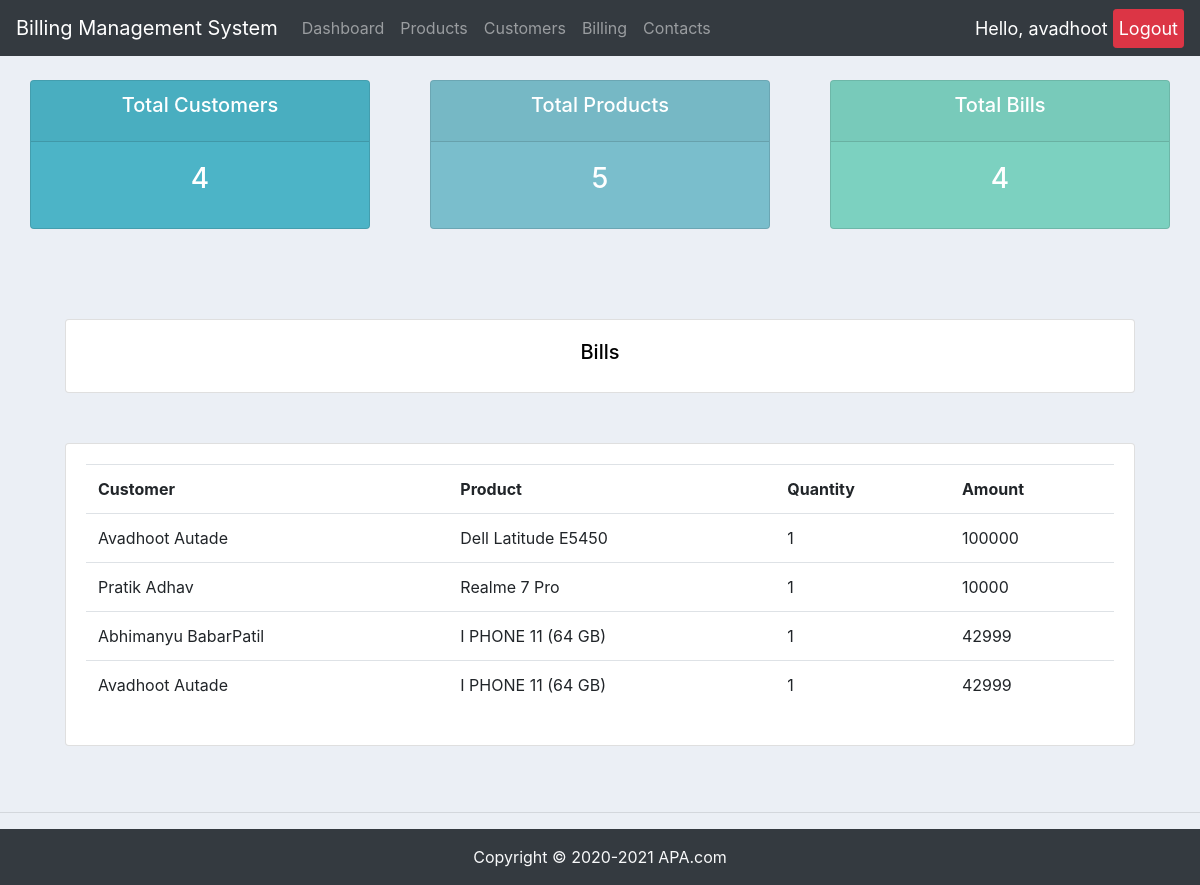
The app's page / (signed in) with its own data.
### bill/models.py (models this page shows)
class Bill(models.Model):
    product = models.ForeignKey(Product, on_delete=models.CASCADE)
    customer = models.ForeignKey(Customer, on_delete=models.CASCADE)
    Quantity = models.IntegerField(max_length=10)
    Amount = models.IntegerField(max_length=15)

class Customer(models.Model):
    first_name = models.CharField(max_length=50)
    last_name = models.CharField(
        max_length=50, blank=True, null=True)
    address = models.CharField(
        max_length=100, blank=True, null=True)
    dob = models.DateField(blank=True, null=True)
    def __str__(self):
        return self.first_name + " " + self.last_name

class Product(models.Model):
    Product_Name = models.CharField(
        max_length=50, blank=True, null=True)
    Price = models.IntegerField(max_length=15, blank=True, null=True)
    def __str__(self):
        return self.Product_Name

### bill/views.py (the view)
# urls.py: path('', views.home, name="home"),
@login_required(login_url='loginPage')
def home(request):
    products = Product.objects.all()
    Total_Products = Product.objects.all().count()
    Total_Customers = Customer.objects.all().count()
    Total_Bills = Bill.objects.all().count()
    bill = Bill.objects.all()
    context = {'bill': bill, 'products': products, 'Total_Products': Total_Products,
               'Total_Customers': Total_Customers, 'Total_Bills': Total_Bills}
    return render(request, 'bill/home.html', context)

### bill/templates/bill/home.html
{%  extends 'bill/base.html' %}
{% block content %}
<br>
<div class="row">
	<div class="col">
		<div class="col-md">
			<div class="card text-center text-white  mb-3" id="total-orders">
			  	<div class="card-header">
			  		<h5 class="card-title">Total Customers</h5>
			  	</div>
			  	<div class="card-body">
			    	<h3 class="card-title">{{Total_Customers}}</h3>
			  	</div>
			</div>
		</div>
	</div>
	<div class="col">
		<div class="col-md">
			<div class="card text-center text-white  mb-3" id="orders-delivered">
			  	<div class="card-header">
			  		<h5 class="card-title">Total Products</h5>
			  	</div>
			  	<div class="card-body">
			    	<h3 class="card-title">{{Total_Products}}</h3>
			  	</div>
			</div>
		</div>
	</div>
	<div class="col">
		<div class="col-md">
			<div class="card text-center text-white  mb-3" id="orders-pending">
			  	<div class="card-header">
			  		<h5 class="card-title">Total Bills</h5>
			  	</div>
			  	<div class="card-body">
			    	<h3 class="card-title">{{Total_Bills}}</h3>
			  	</div>
			</div>
		</div>
	</div>
</div>
<br>
		 <div class="row">
  <div class="col-md">
    <div class="card card-body" style='background-color: #ffff;
color:black;padding:20px;margin:50px;display: flex;justify-content: center;align-items: center; '>
      <h5>Bills</h5>
    </div>
    <div class="card card-body" style='background-color: #ffff;
color:black;padding:20px;margin:50px;display: flex;justify-content: center;align-items: center; '>
      <table class="table">
        <tr>
          <th>Customer</th>
          <th>Product</th>
          <th>Quantity</th>
          <th>Amount</th>
        </tr>
        {% for i in bill %}
        <tr>
          <td>{{i.customer}}</td>
          <td>{{i.product}}</td>
          <td>{{i.Quantity}}</td>
          <td>{{i.Amount}}</td>
        </tr>
        {%endfor%}
      </table>
    </div>
  </div>
</div>
</div>
{% endblock %}

### bill/templates/bill/navbar.html (shortened to what this page needs)
<nav class="navbar navbar-expand-lg navbar-dark bg-dark">
  <a class="navbar-brand" href="/">Billing Management System</a>
  <div class="collapse navbar-collapse" id="navbarNav">
    <ul class="navbar-nav">
    {% if request.user.is_staff %}
      <li class="nav-item">
        <a class="nav-link" href="{% url 'home' %}">Dashboard</a>
      </li>
      <li class="nav-item">
        <a class="nav-link" href="{% url 'products' %}">Products</a>
      </li>
      <li class="nav-item">
        <a class="nav-link" href="{% url 'customers' %}">Customers</a>
      </li>
      <li class="nav-item">
        <a class="nav-link" href="{% url 'billing' %}">Billing</a>
      </li>
      <li class="nav-item">
        <a class="nav-link" href="{% url 'contacts' %}">Contacts</a>
      </li>
       {% else %}
       <li class="nav-item">
      </li>
    {% endif %}
    </ul>
  </div>
  <span class='hello-msg'>Hello, {{request.user}}</span>
  <span><a class='hello-msg btn btn-danger btn-sm' href="{% url 'logout' %}">Logout</a></span>
</nav>

### bill/static/css/main.css (style rules this page uses)
body { background-color: #ebeff5; }
#total-orders { background-color: #4cb4c7; }
#orders-delivered { background-color: #7abecc; }
#orders-pending { background-color: #7cd1c0; }

### bill/templates/bill/navbar.html (style rules this page uses)
.hello-msg { color:white; padding:5px; font-size:18px; }

### records on screen
Bill: customer "Avadhoot Autade", product "Dell Latitude E5450", Quantity "1", Amount "100000"
Bill: customer "Pratik Adhav", product "Realme 7 Pro", Quantity "1", Amount "10000"
Bill: customer "Abhimanyu BabarPatil", product "I PHONE 11 (64 GB)", Quantity "1", Amount "42999"
Bill: customer "Avadhoot Autade", product "I PHONE 11 (64 GB)", Quantity "1", Amount "42999"

### other values on screen
{{ request.user }} "avadhoot"
{{ Total_Customers }} "4"
{{ Total_Products }} "5"
{{ Total_Bills }} "4"
